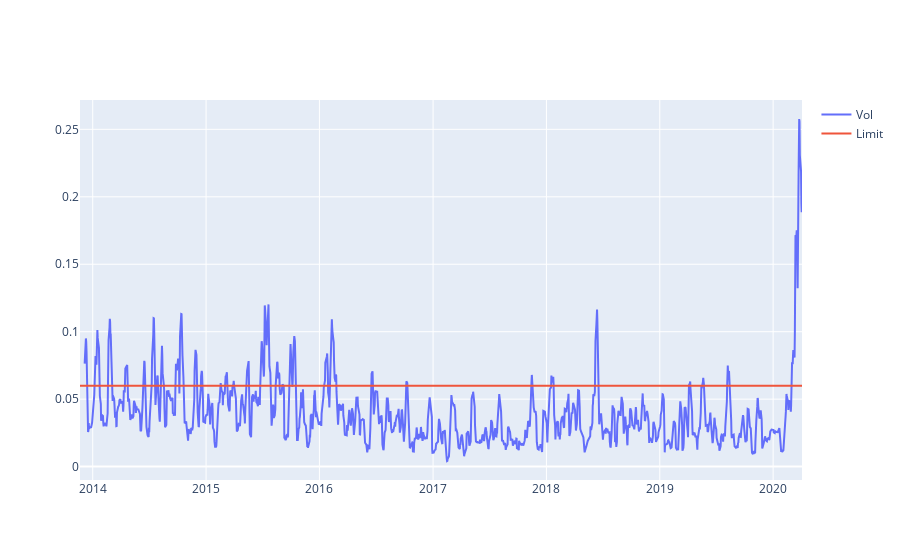

Notebook source saved alongside this figure:
### Markdown cell above
### Volatility

### Code cell
ratios_vol = pd.DataFrame(index=ratios.index, columns=['Vol'])
limit_line = pd.DataFrame(index=ratios.index, columns=['Limit'], data=len(ratios)*[vol_limit])
#print(ratios_vol)

interval = vol_interval
for i in range(interval, len(S1)):
    date = ratios.index[i]
    r = ratios[i-interval : i]
    vol = r.std()
    ratios_vol.loc[date]['Vol'] = vol

plt.figure(figsize=(20,7))
fig = go.Figure()

#print(macd_low)
fig.add_trace(go.Scatter(x=ratios_vol.index, y=ratios_vol['Vol'],
                    mode='lines',
                    name='Vol'))
fig.add_trace(go.Scatter(x=limit_line.index, y=limit_line['Limit'],
                    mode='lines',
                    name='Limit'))

fig.show()

### Figure 1 — Plotly figure (JSON) as saved in the notebook; plotly's stock layout.template omitted (floating-point values rounded to 4 significant figures; data arrays with more than 128 entries replaced by an {"elided": "..."} marker saying what was removed)
{"data": [{"mode": "lines", "name": "Vol", "type": "scatter", "x": {"elided": "1520 str values"}, "y": {"elided": "1520 float values"}}, {"mode": "lines", "name": "Limit", "type": "scatter", "x": {"elided": "1520 str values"}, "y": {"elided": "1520 float values"}}], "layout": {}}
